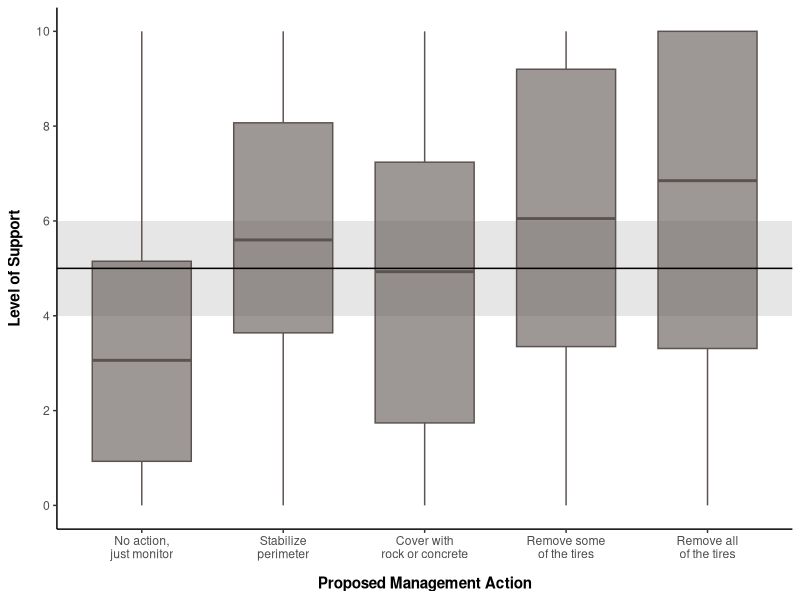
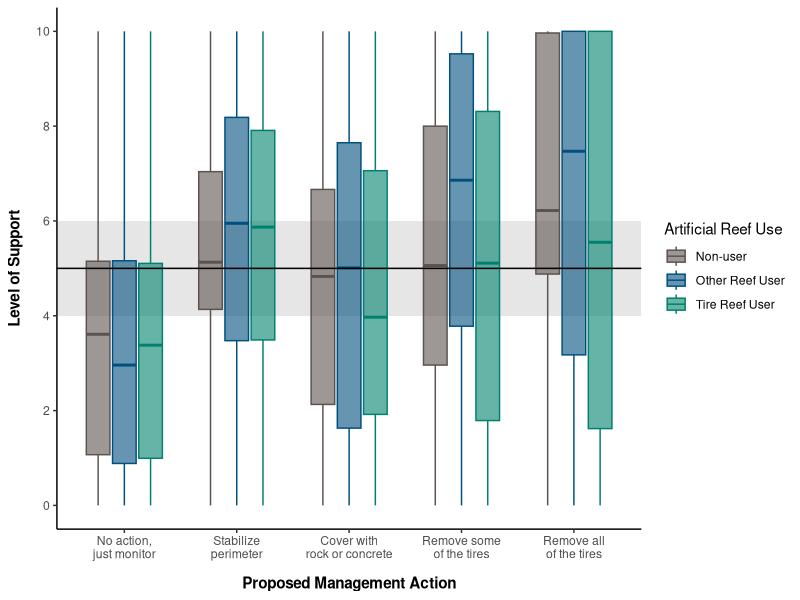
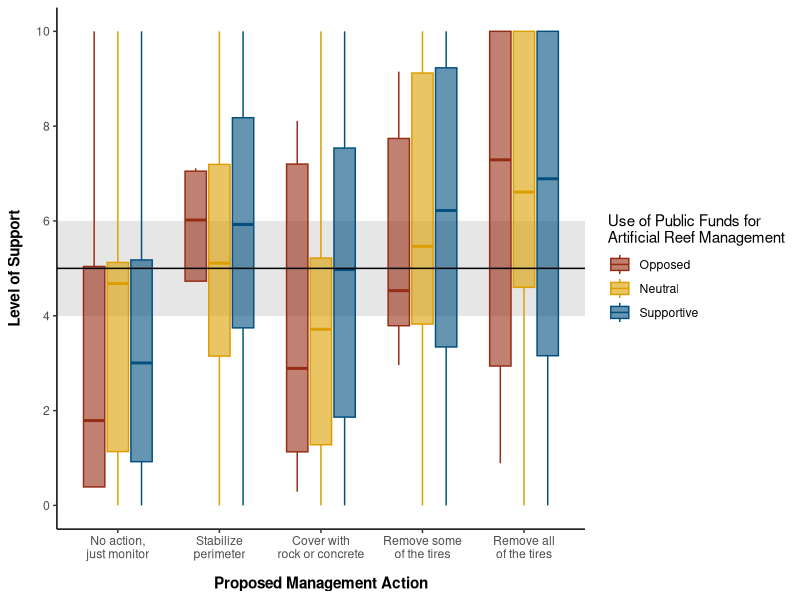
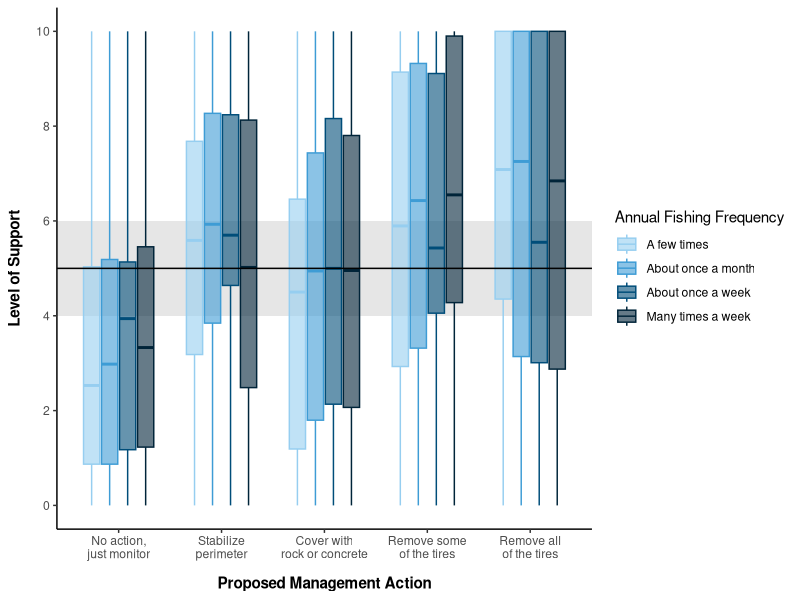

Reproduce these figures in R, in order.
library(tidyverse)

# Load data
final_data <- read.csv("Data/data_clean.csv")

anglers <- final_data[,-1]
rownames(anglers) <- final_data[,1]

######### * DATA PREPARATION ######### 

### Set factor levels ###

anglers <- anglers %>%
  mutate(LICENSE = factor(LICENSE, levels = c("Saltwater","General","Shoreline","Charter")),
         AGE = factor(AGE, levels = c("18 - 24","25 - 34","35 - 44","45 - 54","55 - 64","65 or older")),
         GENDER = factor(GENDER, levels = c("Male","Female")),
         COUNTY = factor(COUNTY, levels = c("Hillsborough","Manatee","Pasco","Pinellas","Polk","Sarasota","Other")),
         INCOME = factor(INCOME, levels = c("$25,000 or less","$25,001 - $50,000","$50,001 - $75,000","$75,001 - $100,000","$100,000 or more")),
         FREQUENCY = factor(FREQUENCY, levels = c("A few times","About once a month","About once a week","Many times a week")),
         DURATION = factor(DURATION, levels = c("Less than a year","1 - 4 years","5 - 9 years","10 - 19 years","20 years or more")),
         SKILL = factor(SKILL, levels = c("Very poor","Poor","Fair","Good","Excellent")),
         SPECIES_SNOOK = factor(SPECIES_SNOOK, levels = c("Never","Rarely","Sometimes","Often","Always")),
         SPECIES_SEATROUT = factor(SPECIES_SEATROUT, levels = c("Never","Rarely","Sometimes","Often","Always")),
         SPECIES_REDDRUM = factor(SPECIES_REDDRUM, levels = c("Never","Rarely","Sometimes","Often","Always")),
         SPECIES_TARPON = factor(SPECIES_TARPON, levels = c("Never","Rarely","Sometimes","Often","Always")),
         SPECIES_SHEEPSHEAD = factor(SPECIES_SHEEPSHEAD, levels = c("Never","Rarely","Sometimes","Often","Always")),
         SPECIES_SNAPPER = factor(SPECIES_SNAPPER, levels = c("Never","Rarely","Sometimes","Often","Always")),
         SPECIES_GROUPER = factor(SPECIES_GROUPER, levels = c("Never","Rarely","Sometimes","Often","Always")),
         SPECIES_OTHER = factor(SPECIES_OTHER, levels = c("Never","Rarely","Sometimes","Often","Always")),
         HABITAT_SEAGRASS = factor(HABITAT_SEAGRASS, levels = c("Never","Rarely","Sometimes","Often","Always")),
         HABITAT_HARDBTM = factor(HABITAT_HARDBTM, levels = c("Never","Rarely","Sometimes","Often","Always")),
         HABITAT_ARTREEF = factor(HABITAT_ARTREEF, levels = c("Never","Rarely","Sometimes","Often","Always")),
         HABITAT_RIVER = factor(HABITAT_RIVER, levels = c("Never","Rarely","Sometimes","Often","Always")),
         HABITAT_SHORELINE = factor(HABITAT_SHORELINE, levels = c("Never","Rarely","Sometimes","Often","Always")),
         HABITAT_INFRASTR = factor(HABITAT_INFRASTR, levels = c("Never","Rarely","Sometimes","Often","Always")),
         AR_RELIEF = factor(AR_RELIEF, levels = c("Not sure","Low","Moderate","High")),
         AR_SIZE = factor(AR_SIZE, levels = c("Not sure","Small","Medium","Large")),
         AR_DEPTH = factor(AR_DEPTH, levels = c("Not sure","Shallow","Moderate","Deep")),
         AR_COMPLEX = factor(AR_COMPLEX, levels = c("Not sure","Simple","Moderate","Complex")),
         AR_MATERIAL_CONCRETE = factor(AR_MATERIAL_CONCRETE, levels = c("Not sure","Never","Rarely","Sometimes","Often","Always")),
         AR_MATERIAL_PREFAB = factor(AR_MATERIAL_PREFAB, levels = c("Not sure","Never","Rarely","Sometimes","Often","Always")),
         AR_MATERIAL_ROCK = factor(AR_MATERIAL_ROCK, levels = c("Not sure","Never","Rarely","Sometimes","Often","Always")),
         AR_MATERIAL_TIRE = factor(AR_MATERIAL_TIRE, levels = c("Not sure","Never","Rarely","Sometimes","Often","Always")),
         CONCRETE_ATTRACTFISH = factor(CONCRETE_ATTRACTFISH, levels = c("Strongly disagree","Disagree","Somewhat disagree","Somewhat agree","Agree","Strongly agree")),
         CONCRETE_WORSEWQ = factor(CONCRETE_WORSEWQ, levels = c("Strongly disagree","Disagree","Somewhat disagree","Somewhat agree","Agree","Strongly agree")),
         CONCRETE_SEDSTABILIZE = factor(CONCRETE_SEDSTABILIZE, levels = c("Strongly disagree","Disagree","Somewhat disagree","Somewhat agree","Agree","Strongly agree")),
         CONCRETE_DAMAGEHAB = factor(CONCRETE_DAMAGEHAB, levels = c("Strongly disagree","Disagree","Somewhat disagree","Somewhat agree","Agree","Strongly agree")),
         CONCRETE_RESTORETOOL = factor(CONCRETE_RESTORETOOL, levels = c("Strongly disagree","Disagree","Somewhat disagree","Somewhat agree","Agree","Strongly agree")),
         TIRE_ATTRACTFISH = factor(TIRE_ATTRACTFISH, levels = c("Strongly disagree","Disagree","Somewhat disagree","Somewhat agree","Agree","Strongly agree")),
         TIRE_WORSEWQ = factor(TIRE_WORSEWQ, levels = c("Strongly disagree","Disagree","Somewhat disagree","Somewhat agree","Agree","Strongly agree")),
         TIRE_SEDSTABILIZE = factor(TIRE_SEDSTABILIZE, levels = c("Strongly disagree","Disagree","Somewhat disagree","Somewhat agree","Agree","Strongly agree")),
         TIRE_DAMAGEHAB = factor(TIRE_DAMAGEHAB, levels = c("Strongly disagree","Disagree","Somewhat disagree","Somewhat agree","Agree","Strongly agree")),
         TIRE_RESTORETOOL = factor(TIRE_RESTORETOOL, levels = c("Strongly disagree","Disagree","Somewhat disagree","Somewhat agree","Agree","Strongly agree")),
         FUNDING = factor(FUNDING, levels = c("Opposed","Neutral","Supportive")),
         AWARE = factor(AWARE, levels = c("No","Yes")))

         
######### * TIRE REEF MANAGEMENT ACTIONS ######### 

# Determine which anglers use tire reefs
anglers <- anglers %>%
  mutate(AR_USER = ifelse(HABITAT_ARTREEF == "Never" | HABITAT_ARTREEF == "Not sure", "Non-user",
                          ifelse(is.na(AR_MATERIAL_TIRE) | AR_MATERIAL_TIRE == "Never" | AR_MATERIAL_TIRE == "Not sure", "Other Reef User", "Tire Reef User"))) %>%
  mutate(AR_USER = factor(AR_USER, levels = c("Non-user","Other Reef User","Tire Reef User")))

# Reshape
anglers_long <- anglers %>%
  pivot_longer(cols = starts_with("ACTION_"),
               names_to = "ACTION",
               names_prefix = "ACTION_",
               values_to = "SUPPORT") %>%
  mutate(ACTION = factor(ACTION, levels = c("MONITOR","STABILIZE","COVER","REMOVEPART","REMOVEALL")))

action_means_all <- anglers_long %>%
  group_by(ACTION) %>%
  summarise(
    mean = mean(SUPPORT, na.rm = TRUE),
    sd = sd(SUPPORT, na.rm = TRUE),
    .groups = "drop")
action_means_users <- anglers_long %>%
  group_by(AR_USER, ACTION) %>%
  summarise(
    mean = mean(SUPPORT, na.rm = TRUE),
    sd = sd(SUPPORT, na.rm = TRUE),
    .groups = "drop")

#write.csv(action_means, file='C:/Users/bsimm/Dropbox/Tampa Bay Estuary Program/Research/Angler Preferences/Results/action_means.csv', row.names = FALSE)

# Boxplots (All)
ggplot(anglers_long, aes(x = ACTION, y = SUPPORT)) +
  geom_rect(aes(xmin = -Inf, xmax = Inf, ymin = 4, ymax = 6),inherit.aes = FALSE,fill = "grey90",alpha = 0.1) +
  geom_boxplot(width = 0.7, outlier.shape = NA, fill = "#5C524F", color = "#5C524F", alpha = 0.6) +  # hide outliers for cleaner look
  geom_hline(yintercept = 5, linetype = "solid", color = "black") +
  scale_y_continuous(limits = c(0, 10), breaks = seq(0, 10, by = 2)) +
  scale_x_discrete(labels = c(
    "MONITOR" = "No action,\njust monitor",
    "STABILIZE" = "Stabilize\nperimeter",
    "COVER" = "Cover with\nrock or concrete",
    "REMOVEPART" = "Remove some\nof the tires",
    "REMOVEALL" = "Remove all\nof the tires")) +
  labs(x = "Proposed Management Action", y = "Level of Support") +
  theme_classic() +
  theme(axis.title = element_text(face = "bold"),
        axis.title.x = element_text(margin = margin(t = 11)),
        axis.title.y = element_text(margin = margin(r = 9)),
        panel.background = element_rect(fill = "transparent"),
        plot.background = element_rect(fill = "transparent", color = NA),
        legend.background = element_rect(fill = "transparent", color = NA),
        legend.box.background = element_rect(fill = "transparent", color = NA))
# Boxplots (By Users)
ggplot(anglers_long, aes(x = ACTION, y = SUPPORT, fill = AR_USER, color = AR_USER)) +
  geom_rect(aes(xmin = -Inf, xmax = Inf, ymin = 4, ymax = 6),inherit.aes = FALSE,fill = "grey90",alpha = 0.1) +
  geom_boxplot(width = 0.7, outlier.shape = NA, alpha = 0.6) +  # hide outliers for cleaner look
  geom_hline(yintercept = 5, linetype = "solid", color = "black") +
  scale_fill_manual(name = "Artificial Reef Use", values = c("#5C524F", "#004F7E", "#00806E")) +
  scale_color_manual(name = "Artificial Reef Use", values = c("#5C524F", "#004F7E", "#00806E")) +
  scale_y_continuous(limits = c(0, 10), breaks = seq(0, 10, by = 2)) +
  scale_x_discrete(labels = c(
    "MONITOR" = "No action,\njust monitor",
    "STABILIZE" = "Stabilize\nperimeter",
    "COVER" = "Cover with\nrock or concrete",
    "REMOVEPART" = "Remove some\nof the tires",
    "REMOVEALL" = "Remove all\nof the tires")) +
  labs(x = "Proposed Management Action", y = "Level of Support") +
  theme_classic() +
  theme(axis.title = element_text(face = "bold"),
        axis.title.x = element_text(margin = margin(t = 11)),
        axis.title.y = element_text(margin = margin(r = 9)),
        panel.background = element_rect(fill = "transparent"),
        plot.background = element_rect(fill = "transparent", color = NA),
        legend.background = element_rect(fill = "transparent", color = NA),
        legend.box.background = element_rect(fill = "transparent", color = NA))
# Boxplots (By Funding Support)
ggplot(anglers_long, aes(x = ACTION, y = SUPPORT, fill = FUNDING, color = FUNDING)) +
  geom_rect(aes(xmin = -Inf, xmax = Inf, ymin = 4, ymax = 6),inherit.aes = FALSE,fill = "grey90",alpha = 0.1) +
  geom_boxplot(width = 0.7, outlier.shape = NA, alpha = 0.6) +  # hide outliers for cleaner look
  geom_hline(yintercept = 5, linetype = "solid", color = "black") +
  scale_fill_manual(name = "Use of Public Funds for\nArtificial Reef Management", values = c("#962C14", "#DC9E00", "#004F7E")) +
  scale_color_manual(name = "Use of Public Funds for\nArtificial Reef Management", values = c("#962C14", "#DC9E00", "#004F7E")) +
  scale_y_continuous(limits = c(0, 10), breaks = seq(0, 10, by = 2)) +
  scale_x_discrete(labels = c(
    "MONITOR" = "No action,\njust monitor",
    "STABILIZE" = "Stabilize\nperimeter",
    "COVER" = "Cover with\nrock or concrete",
    "REMOVEPART" = "Remove some\nof the tires",
    "REMOVEALL" = "Remove all\nof the tires")) +
  labs(x = "Proposed Management Action", y = "Level of Support") +
  theme_classic() +
  theme(axis.title = element_text(face = "bold"),
        axis.title.x = element_text(margin = margin(t = 11)),
        axis.title.y = element_text(margin = margin(r = 9)),
        panel.background = element_rect(fill = "transparent"),
        plot.background = element_rect(fill = "transparent", color = NA),
        legend.background = element_rect(fill = "transparent", color = NA),
        legend.box.background = element_rect(fill = "transparent", color = NA))
# Boxplots (By Frequency)
ggplot(anglers_long, aes(x = ACTION, y = SUPPORT, fill = FREQUENCY, color = FREQUENCY)) +
  geom_rect(aes(xmin = -Inf, xmax = Inf, ymin = 4, ymax = 6),inherit.aes = FALSE,fill = "grey90",alpha = 0.1) +
  geom_boxplot(width = 0.7, outlier.shape = NA, alpha = 0.6) +  # hide outliers for cleaner look
  geom_hline(yintercept = 5, linetype = "solid", color = "black") +
  scale_fill_manual(name = "Annual Fishing Frequency", values = c("#96CEF0", "#3E9CD5", "#004D79","#002439")) +
  scale_color_manual(name = "Annual Fishing Frequency", values = c("#96CEF0", "#3E9CD5", "#004D79","#002439")) +
  scale_y_continuous(limits = c(0, 10), breaks = seq(0, 10, by = 2)) +
  scale_x_discrete(labels = c(
    "MONITOR" = "No action,\njust monitor",
    "STABILIZE" = "Stabilize\nperimeter",
    "COVER" = "Cover with\nrock or concrete",
    "REMOVEPART" = "Remove some\nof the tires",
    "REMOVEALL" = "Remove all\nof the tires")) +
  labs(x = "Proposed Management Action", y = "Level of Support") +
  theme_classic() +
  theme(axis.title = element_text(face = "bold"),
        axis.title.x = element_text(margin = margin(t = 11)),
        axis.title.y = element_text(margin = margin(r = 9)),
        panel.background = element_rect(fill = "transparent"),
        plot.background = element_rect(fill = "transparent", color = NA),
        legend.background = element_rect(fill = "transparent", color = NA),
        legend.box.background = element_rect(fill = "transparent", color = NA))
#ggsave(file='C:/Users/bsimm/Dropbox/Tampa Bay Estuary Program/Research/BSS/RESULTS/SHORE_DESIRE.svg', plot=plot_SHORE_DESIRE, width=200, height=125, units = "mm", bg = "transparent")
